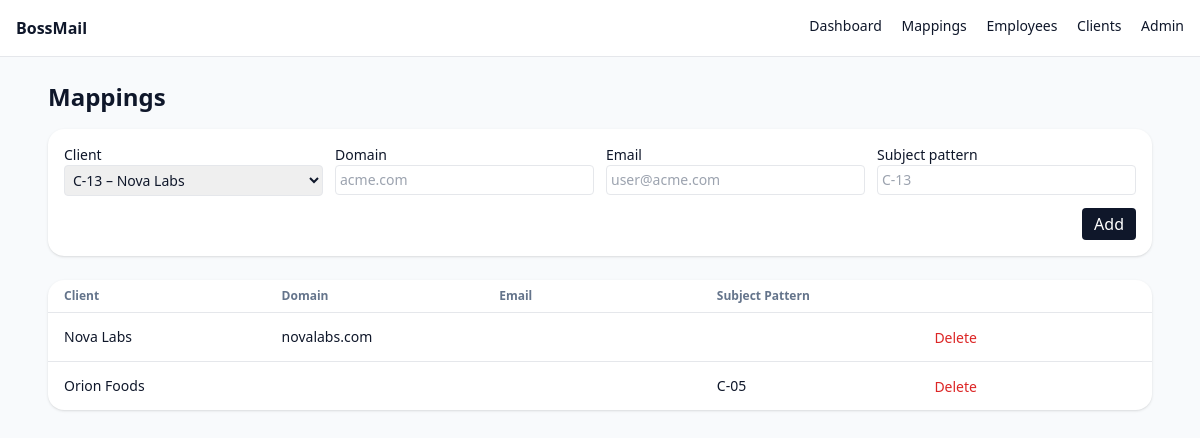
/mappings/ (signed in), run on the app's committed database.
### core/models.py (models this page shows, shortened)
class SenderMapping(models.Model):
    client = models.ForeignKey(Client, on_delete=models.CASCADE)
    domain = models.CharField(max_length=120, blank=True)
    email = models.CharField(max_length=200, blank=True)
    subject_pattern = models.CharField(max_length=200, blank=True)

class Client(models.Model):
    code = models.CharField(max_length=32, unique=True)
    name = models.CharField(max_length=120)
    note = models.TextField(blank=True)

### core/views.py (the view)
# urls.py: path("mappings/", views.mappings, name="mappings"),
@login_required
def mappings(request):
    return render(request, "core/mappings.html", {"items": SenderMapping.objects.select_related("client").all(), "clients": Client.objects.all()})

### core/templates/core/mappings.html (shortened to what this page needs)
{% extends 'core/base.html' %}
{% block content %}
<h1 class="text-2xl font-semibold mb-4">Mappings</h1>
<form method="post" action="/mappings/create/" class="bg-white rounded-2xl shadow p-4 mb-6">
  <div class="grid grid-cols-4 gap-3">
    <label class="text-sm">Client
      <select name="client" class="border rounded p-1 w-full">
        {% for c in clients %}
          <option value="{{ c.id }}">{{ c.code }} – {{ c.name }}</option>
        {% endfor %}
      </select>
    </label>
    <label class="text-sm">Domain
      <input name="domain" placeholder="acme.com" class="border rounded p-1 w-full">
    </label>
    <label class="text-sm">Email
      <input name="email" placeholder="user@acme.com" class="border rounded p-1 w-full">
    </label>
    <label class="text-sm">Subject pattern
      <input name="subject_pattern" placeholder="C-13" class="border rounded p-1 w-full">
    </label>
  </div>
  <div class="mt-3 text-right">
    <button class="bg-slate-900 text-white rounded px-3 py-1">Add</button>
  </div>
</form>
<div class="bg-white rounded-2xl shadow divide-y">
  <div class="grid grid-cols-5 gap-4 px-4 py-2 text-xs font-semibold text-slate-500">
    <div>Client</div><div>Domain</div><div>Email</div><div>Subject Pattern</div><div></div>
  </div>
  {% for m in items %}
  <div class="grid grid-cols-5 gap-4 px-4 py-3 items-center">
    <div class="text-sm">{{ m.client.name }}</div>
    <div class="text-sm">{{ m.domain }}</div>
    <div class="text-sm">{{ m.subject_pattern }}</div>
    <form method="post" action="/mappings/{{ m.id }}/delete/">{% csrf_token %}
      <button class="text-sm text-red-600">Delete</button>
    </form>
  </div>
  {% empty %}
    <div class="p-6 text-center text-slate-500">No mappings yet.</div>
  {% endfor %}
</div>
{% endblock %}

### data on the page
SenderMapping: client.name "Nova Labs", domain "novalabs.com"
SenderMapping: client.name "Orion Foods", subject_pattern "C-05"

### other printed values
form field client "C-13 – Nova Labs"
